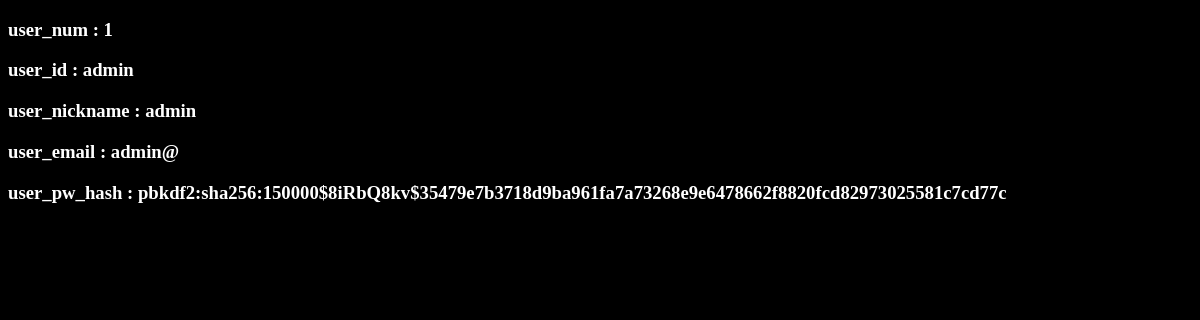
Page /geonguprincesssecretroom/view_user_info/admin (signed in) on the earlier database version.
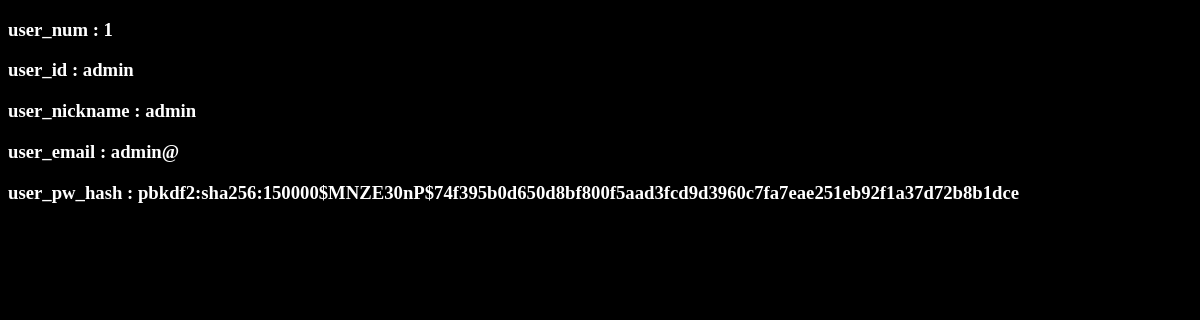
Same page on the later database version.
### tables this page shows
CREATE TABLE user (
  user_num integer primary key autoincrement,
  user_id string not null,
  user_nickname string not null,
  user_email string not null,
  user_pw_hash string not null
);

### GPSR.py (the view)
@app.route('/geonguprincesssecretroom/view_user_info/<user_id>')
def admin_view_user_info(user_id):
    if not g.user:
        return redirect(url_for('home'))
    if g.user['user_id']!='admin':
        return redirect(url_for('home'))
    user = query_db('select * from user where user_id = ?', [user_id], True)
    return render_template('/admin/admin_view_user_info.html', user=user)

### GPSR.py (called while the page is built)
def connect_db():
    return sqlite3.connect(app.config['DATABASE'])

def query_db(query, args=(), one=False):
    cur = g.db.execute(query, args)
    rv = [dict((cur.description[idx][0], value)
               for idx, value in enumerate(row)) for row in cur.fetchall()]
    return (rv[0] if rv else None) if one else rv

@app.before_request
def before_request():
    g.db = connect_db()
    g.user = None
    if 'user_num' in session:
        g.user = query_db('select * from user where user_num = ?',
                          [session['user_num']], one=True)

@app.teardown_request
def teardown_request(exception):
    if hasattr(g, 'db'):
        g.db.close()

### templates/admin/admin_view_user_info.html (shortened to what this page needs)
<!doctype html>
<link rel=stylesheet type=text/css href="{{ url_for('static', filename='style.css') }}">
<html>
    <head>
    </head>
    <body>
        {% for key, i in user.items() %}
            <h3>{{key}} : {{i}}</h3>
        {% endfor %}
    </body>
</html>

### static/style.css (style rules this page uses)
body { background: black; font-family: "?��?��?��??�어 Light"; color:white; }

Differences in the rows shown:
changed user "admin": user_pw_hash "pbkdf2:sha256:150000$8iRbQ8kv$35479e7b3718d9ba961fa7a73268e9e6478662f8820fcd82973025581c7cd77c" → "pbkdf2:sha256:150000$MNZE30nP$74f395b0d650d8bf800f5aad3fcd9d3960c7fa7eae251eb92f1a37d72b8b1dce"
